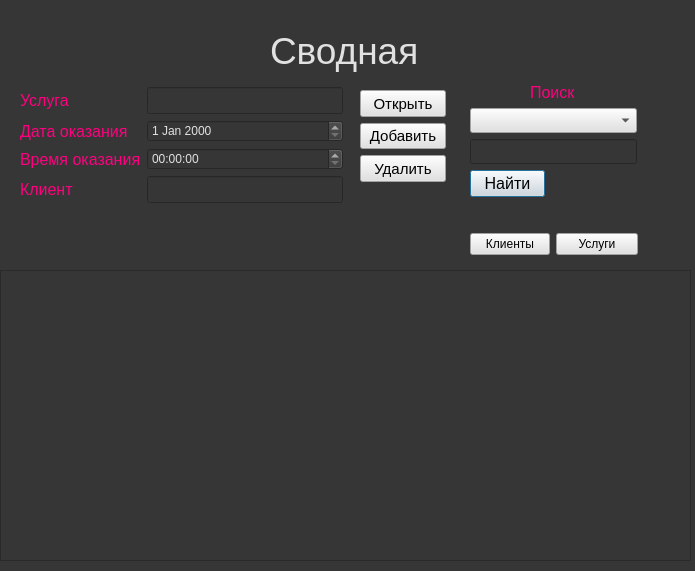
<?xml version="1.0" encoding="UTF-8"?>
<ui version="4.0">
 <class>Dialog</class>
 <widget class="QDialog" name="Dialog">
  <property name="geometry">
   <rect>
    <x>0</x>
    <y>0</y>
    <width>695</width>
    <height>571</height>
   </rect>
  </property>
  <property name="windowTitle">
   <string>Dialog</string>
  </property>
  <property name="styleSheet">
   <string notr="true">background-color: rgb(54, 54, 54);</string>
  </property>
  <widget class="QWidget" name="layoutWidget_2">
   <property name="geometry">
    <rect>
     <x>20</x>
     <y>87</y>
     <width>323</width>
     <height>165</height>
    </rect>
   </property>
   <layout class="QFormLayout" name="formLayout_2">
    <item row="0" column="0">
     <widget class="QLabel" name="label">
      <property name="sizePolicy">
       <sizepolicy hsizetype="Preferred" vsizetype="Preferred">
        <horstretch>3</horstretch>
        <verstretch>2</verstretch>
       </sizepolicy>
      </property>
      <property name="font">
       <font>
        <pointsize>12</pointsize>
       </font>
      </property>
      <property name="styleSheet">
       <string notr="true">color:rgb(255, 0, 127);</string>
      </property>
      <property name="text">
       <string>Услуга</string>
      </property>
     </widget>
    </item>
    <item row="0" column="1">
     <widget class="QLineEdit" name="leFio">
      <property name="font">
       <font>
        <pointsize>12</pointsize>
       </font>
      </property>
      <property name="styleSheet">
       <string notr="true">color: rgb(225, 225, 225); </string>
      </property>
     </widget>
    </item>
    <item row="4" column="0">
     <widget class="QLabel" name="label_9">
      <property name="sizePolicy">
       <sizepolicy hsizetype="Preferred" vsizetype="Preferred">
        <horstretch>3</horstretch>
        <verstretch>2</verstretch>
       </sizepolicy>
      </property>
      <property name="font">
       <font>
        <pointsize>12</pointsize>
       </font>
      </property>
      <property name="text">
       <string/>
      </property>
     </widget>
    </item>
    <item row="1" column="0">
     <widget class="QLabel" name="label_10">
      <property name="sizePolicy">
       <sizepolicy hsizetype="Preferred" vsizetype="Preferred">
        <horstretch>3</horstretch>
        <verstretch>2</verstretch>
       </sizepolicy>
      </property>
      <property name="font">
       <font>
        <pointsize>12</pointsize>
       </font>
      </property>
      <property name="styleSheet">
       <string notr="true">color:rgb(255, 0, 127);</string>
      </property>
      <property name="text">
       <string>Дата оказания</string>
      </property>
     </widget>
    </item>
    <item row="2" column="0">
     <widget class="QLabel" name="label_4">
      <property name="sizePolicy">
       <sizepolicy hsizetype="Preferred" vsizetype="Preferred">
        <horstretch>3</horstretch>
        <verstretch>2</verstretch>
       </sizepolicy>
      </property>
      <property name="font">
       <font>
        <pointsize>12</pointsize>
       </font>
      </property>
      <property name="styleSheet">
       <string notr="true">color:rgb(255, 0, 127);</string>
      </property>
      <property name="text">
       <string>Время оказания</string>
      </property>
     </widget>
    </item>
    <item row="3" column="0">
     <widget class="QLabel" name="label_5">
      <property name="sizePolicy">
       <sizepolicy hsizetype="Preferred" vsizetype="Preferred">
        <horstretch>3</horstretch>
        <verstretch>2</verstretch>
       </sizepolicy>
      </property>
      <property name="font">
       <font>
        <pointsize>12</pointsize>
       </font>
      </property>
      <property name="styleSheet">
       <string notr="true">color:rgb(255, 0, 127);</string>
      </property>
      <property name="text">
       <string>Клиент</string>
      </property>
     </widget>
    </item>
    <item row="3" column="1">
     <widget class="QLineEdit" name="leEmail">
      <property name="font">
       <font>
        <pointsize>12</pointsize>
       </font>
      </property>
      <property name="styleSheet">
       <string notr="true">color: rgb(225, 225, 225); </string>
      </property>
     </widget>
    </item>
    <item row="2" column="1">
     <widget class="QTimeEdit" name="timeEdit">
      <property name="styleSheet">
       <string notr="true">color: rgb(225, 225, 225); </string>
      </property>
     </widget>
    </item>
    <item row="1" column="1">
     <widget class="QDateEdit" name="dateEdit">
      <property name="styleSheet">
       <string notr="true">color: rgb(225, 225, 225); </string>
      </property>
     </widget>
    </item>
   </layout>
  </widget>
  <widget class="QComboBox" name="cbColNames">
   <property name="geometry">
    <rect>
     <x>470</x>
     <y>108</y>
     <width>167</width>
     <height>25</height>
    </rect>
   </property>
   <property name="sizePolicy">
    <sizepolicy hsizetype="Preferred" vsizetype="Maximum">
     <horstretch>0</horstretch>
     <verstretch>0</verstretch>
    </sizepolicy>
   </property>
   <property name="font">
    <font>
     <pointsize>12</pointsize>
    </font>
   </property>
   <property name="styleSheet">
    <string notr="true">background-color: rgb(225, 225, 225);</string>
   </property>
  </widget>
  <widget class="QLineEdit" name="leFind">
   <property name="enabled">
    <bool>true</bool>
   </property>
   <property name="geometry">
    <rect>
     <x>470</x>
     <y>139</y>
     <width>167</width>
     <height>25</height>
    </rect>
   </property>
   <property name="sizePolicy">
    <sizepolicy hsizetype="Expanding" vsizetype="Maximum">
     <horstretch>0</horstretch>
     <verstretch>0</verstretch>
    </sizepolicy>
   </property>
   <property name="font">
    <font>
     <pointsize>12</pointsize>
    </font>
   </property>
   <property name="styleSheet">
    <string notr="true">color: rgb(225, 225, 225); </string>
   </property>
  </widget>
  <widget class="QTableWidget" name="twStaffs">
   <property name="geometry">
    <rect>
     <x>0</x>
     <y>270</y>
     <width>691</width>
     <height>291</height>
    </rect>
   </property>
   <property name="font">
    <font>
     <pointsize>10</pointsize>
    </font>
   </property>
   <property name="styleSheet">
    <string notr="true">color: rgb(225, 225, 225); </string>
   </property>
  </widget>
  <widget class="QWidget" name="layoutWidget_3">
   <property name="geometry">
    <rect>
     <x>360</x>
     <y>90</y>
     <width>86</width>
     <height>92</height>
    </rect>
   </property>
   <layout class="QVBoxLayout" name="verticalLayout">
    <item>
     <widget class="QPushButton" name="pbOpen">
      <property name="sizePolicy">
       <sizepolicy hsizetype="Expanding" vsizetype="Expanding">
        <horstretch>0</horstretch>
        <verstretch>0</verstretch>
       </sizepolicy>
      </property>
      <property name="font">
       <font>
        <pointsize>11</pointsize>
       </font>
      </property>
      <property name="mouseTracking">
       <bool>false</bool>
      </property>
      <property name="tabletTracking">
       <bool>false</bool>
      </property>
      <property name="styleSheet">
       <string notr="true">background-color: rgb(225, 225, 225);</string>
      </property>
      <property name="inputMethodHints">
       <set>Qt::ImhNone</set>
      </property>
      <property name="text">
       <string>Открыть</string>
      </property>
      <property name="autoDefault">
       <bool>false</bool>
      </property>
     </widget>
    </item>
    <item>
     <widget class="QPushButton" name="pbInsert">
      <property name="sizePolicy">
       <sizepolicy hsizetype="Expanding" vsizetype="Expanding">
        <horstretch>0</horstretch>
        <verstretch>0</verstretch>
       </sizepolicy>
      </property>
      <property name="font">
       <font>
        <pointsize>11</pointsize>
       </font>
      </property>
      <property name="mouseTracking">
       <bool>false</bool>
      </property>
      <property name="tabletTracking">
       <bool>false</bool>
      </property>
      <property name="styleSheet">
       <string notr="true">background-color: rgb(225, 225, 225);</string>
      </property>
      <property name="inputMethodHints">
       <set>Qt::ImhNone</set>
      </property>
      <property name="text">
       <string>Добавить</string>
      </property>
      <property name="autoDefault">
       <bool>false</bool>
      </property>
     </widget>
    </item>
    <item>
     <widget class="QPushButton" name="pbDelete">
      <property name="sizePolicy">
       <sizepolicy hsizetype="Expanding" vsizetype="Expanding">
        <horstretch>0</horstretch>
        <verstretch>0</verstretch>
       </sizepolicy>
      </property>
      <property name="font">
       <font>
        <pointsize>11</pointsize>
       </font>
      </property>
      <property name="mouseTracking">
       <bool>false</bool>
      </property>
      <property name="tabletTracking">
       <bool>false</bool>
      </property>
      <property name="styleSheet">
       <string notr="true">background-color: rgb(225, 225, 225);</string>
      </property>
      <property name="inputMethodHints">
       <set>Qt::ImhNone</set>
      </property>
      <property name="text">
       <string>Удалить</string>
      </property>
      <property name="autoDefault">
       <bool>false</bool>
      </property>
     </widget>
    </item>
   </layout>
  </widget>
  <widget class="QPushButton" name="pbFind">
   <property name="geometry">
    <rect>
     <x>470</x>
     <y>170</y>
     <width>75</width>
     <height>27</height>
    </rect>
   </property>
   <property name="font">
    <font>
     <pointsize>12</pointsize>
    </font>
   </property>
   <property name="styleSheet">
    <string notr="true">background-color: rgb(225, 225, 225);</string>
   </property>
   <property name="text">
    <string>Найти</string>
   </property>
  </widget>
  <widget class="QLabel" name="label_8">
   <property name="geometry">
    <rect>
     <x>530</x>
     <y>83</y>
     <width>61</width>
     <height>19</height>
    </rect>
   </property>
   <property name="sizePolicy">
    <sizepolicy hsizetype="Preferred" vsizetype="Preferred">
     <horstretch>3</horstretch>
     <verstretch>2</verstretch>
    </sizepolicy>
   </property>
   <property name="font">
    <font>
     <pointsize>12</pointsize>
    </font>
   </property>
   <property name="styleSheet">
    <string notr="true">color:rgb(255, 0, 127);</string>
   </property>
   <property name="text">
    <string>Поиск</string>
   </property>
  </widget>
  <widget class="QWidget" name="layoutWidget">
   <property name="geometry">
    <rect>
     <x>470</x>
     <y>233</y>
     <width>168</width>
     <height>25</height>
    </rect>
   </property>
   <layout class="QFormLayout" name="formLayout">
    <item row="0" column="0">
     <widget class="QPushButton" name="pushButton_1">
      <property name="styleSheet">
       <string notr="true">background-color: rgb(225, 225, 225);</string>
      </property>
      <property name="text">
       <string>Клиенты</string>
      </property>
     </widget>
    </item>
    <item row="0" column="1">
     <widget class="QPushButton" name="pushButton_2">
      <property name="styleSheet">
       <string notr="true">background-color: rgb(225, 225, 225);</string>
      </property>
      <property name="text">
       <string>Услуги</string>
      </property>
     </widget>
    </item>
   </layout>
  </widget>
  <widget class="QLabel" name="label_7">
   <property name="geometry">
    <rect>
     <x>270</x>
     <y>20</y>
     <width>191</width>
     <height>61</height>
    </rect>
   </property>
   <property name="sizePolicy">
    <sizepolicy hsizetype="Preferred" vsizetype="Preferred">
     <horstretch>3</horstretch>
     <verstretch>2</verstretch>
    </sizepolicy>
   </property>
   <property name="font">
    <font>
     <pointsize>28</pointsize>
    </font>
   </property>
   <property name="styleSheet">
    <string notr="true">color: rgb(225, 225, 225); font-size:28pt;

</string>
   </property>
   <property name="text">
    <string>Сводная</string>
   </property>
  </widget>
 </widget>
 <resources/>
 <connections/>
</ui>
